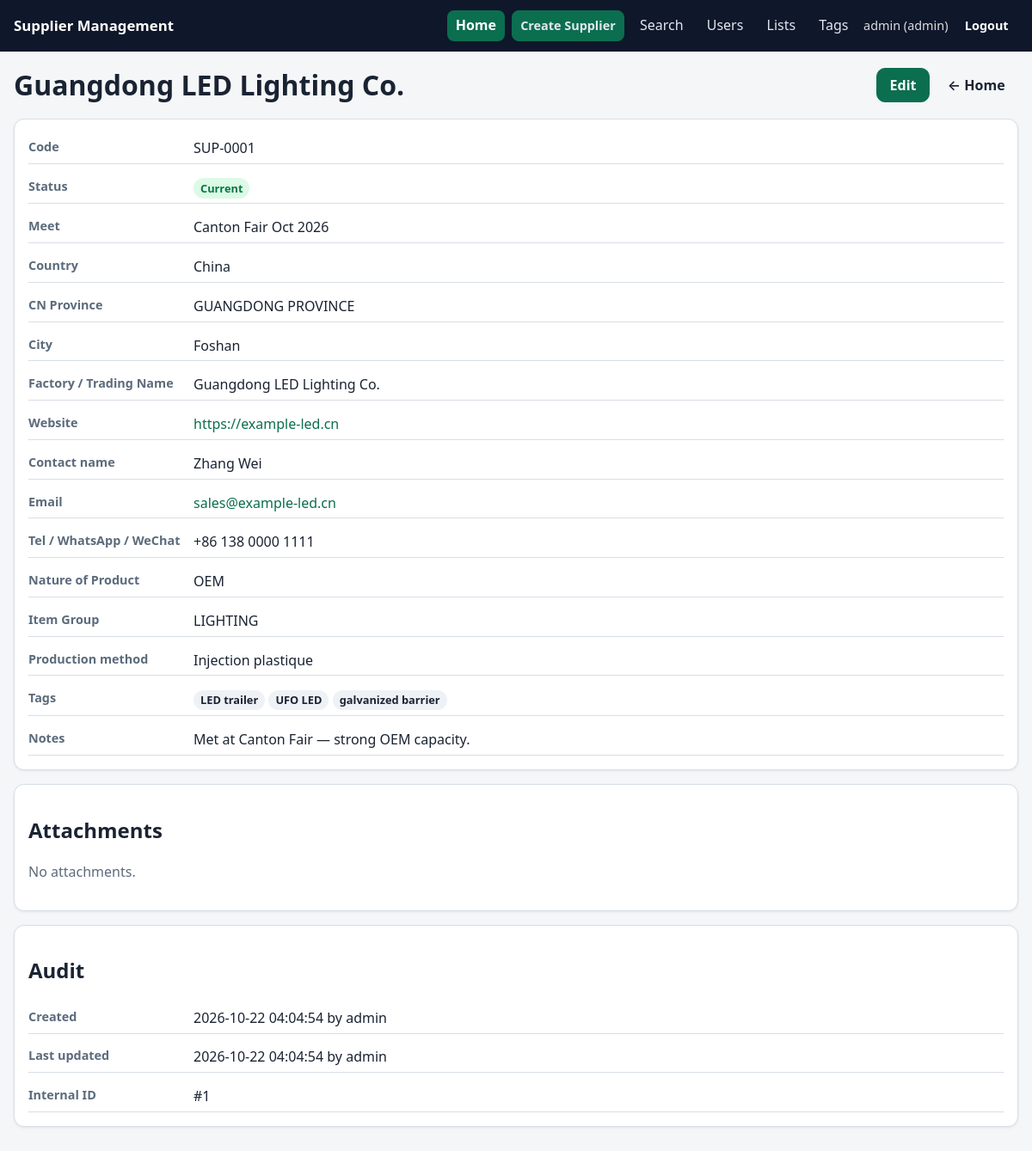
The app's page /suppliers/1 (signed in) with its own data.
### tables this page shows
CREATE TABLE suppliers (
    id_supplier INTEGER PRIMARY KEY AUTOINCREMENT,
    short_code TEXT UNIQUE,
    status TEXT NOT NULL DEFAULT 'Current'
        CHECK(status IN ('Current', 'Prospect', 'Inactive')),
    meet TEXT,
    country TEXT NOT NULL,
    cn_province TEXT,
    city TEXT,
    factory_trading_name TEXT NOT NULL,
    website TEXT,
    contact_name TEXT,
    email TEXT,
    tel_whatsapp_wechat TEXT,
    nature_of_product TEXT,
    item_group_name TEXT,
    production_method TEXT,
    tag_1 TEXT,
    tag_2 TEXT,
    tag_3 TEXT,
    tag_4 TEXT,
    notes TEXT,
    created_at TEXT NOT NULL,
    updated_at TEXT NOT NULL,
    created_by INTEGER REFERENCES users(id),
    updated_by INTEGER REFERENCES users(id)
);

CREATE TABLE users (
    id INTEGER PRIMARY KEY AUTOINCREMENT,
    username TEXT NOT NULL UNIQUE COLLATE NOCASE,
    password_hash TEXT NOT NULL,
    role TEXT NOT NULL CHECK(role IN ('admin', 'standard')),
    is_active INTEGER NOT NULL DEFAULT 1,
    created_at TEXT NOT NULL
);

### app/routers/suppliers.py (the view)
@router.get("/suppliers/{supplier_id}")
def view_supplier(request: Request, supplier_id: int):
    user = current_user(request)
    if not user:
        return login_redirect()
    with db_session() as conn:
        row = conn.execute("SELECT * FROM suppliers WHERE id_supplier = ?", (supplier_id,)).fetchone()
        if not row:
            flash(request, "Supplier not found.", "error")
            return RedirectResponse(url="/", status_code=303)
        supplier = _enrich(dict(row))
        attachments = [
            dict(a)
            for a in conn.execute(
                "SELECT * FROM attachments WHERE supplier_id = ? ORDER BY uploaded_at",
                (supplier_id,),
            ).fetchall()
        ]
        uploader_ids = [a.get("uploaded_by") for a in attachments]
        unames = _username_map(
            conn, supplier.get("created_by"), supplier.get("updated_by"), *uploader_ids
        )
        supplier["created_by_name"] = unames.get(supplier.get("created_by"), "—")
        supplier["updated_by_name"] = unames.get(supplier.get("updated_by"), "—")
        for a in attachments:
            a["uploaded_by_name"] = unames.get(a.get("uploaded_by"), "—")
    return render(
        request,
        "supplier_view.html",
        {
            "supplier": supplier,
            "attachments": attachments,
            "attachment_types": dict(config.ATTACHMENT_TYPES),
            "nav_active": "home",
        },
    )

### app/templates/supplier_view.html (shortened to what this page needs)
{% extends "base.html" %}
{% block content %}
<div class="page-head">
  <h1>{{ supplier.factory_trading_name }}</h1>
  <div class="row-actions">
    <a href="/suppliers/{{ supplier.id_supplier }}/edit" class="btn btn-primary">Edit</a>
    <a href="/" class="btn btn-ghost">← Home</a>
  </div>
</div>
<div class="card view-grid">
  <div class="view-row">
    <span class="view-label">Code</span>
    <span class="view-value">{{ supplier.short_code or '—' }}</span>
  </div>
  <div class="view-row">
    <span class="view-label">Status</span>
    <span class="view-value"><span class="badge badge-{{ supplier.status|lower }}">{{ supplier.status }}</span></span>
  </div>
  <div class="view-row">
    <span class="view-label">Meet</span>
    <span class="view-value">{{ supplier.meet or '—' }}</span>
  </div>
  <div class="view-row">
    <span class="view-label">Country</span>
    <span class="view-value">{{ supplier.country or '—' }}</span>
  </div>
  <div class="view-row">
    <span class="view-label">CN Province</span>
    <span class="view-value">{{ supplier.cn_province or '—' }}</span>
  </div>
  <div class="view-row">
    <span class="view-label">City</span>
    <span class="view-value">{{ supplier.city or '—' }}</span>
  </div>
  <div class="view-row">
    <span class="view-label">Factory / Trading Name</span>
    <span class="view-value">{{ supplier.factory_trading_name }}</span>
  </div>
  <div class="view-row">
    <span class="view-label">Website</span>
    <span class="view-value">{% if supplier.website %}<a href="{{ supplier.website }}" target="_blank" rel="noopener">{{ supplier.website }}</a>{% else %}—{% endif %}</span>
  </div>
  <div class="view-row">
    <span class="view-label">Contact name</span>
    <span class="view-value">{{ supplier.contact_name or '—' }}</span>
  </div>
  <div class="view-row">
    <span class="view-label">Email</span>
    <span class="view-value">{% if supplier.email %}<a href="mailto:{{ supplier.email }}">{{ supplier.email }}</a>{% else %}—{% endif %}</span>
  </div>
  <div class="view-row">
    <span class="view-label">Tel / WhatsApp / WeChat</span>
    <span class="view-value">{{ supplier.tel_whatsapp_wechat or '—' }}</span>
  </div>
  <div class="view-row">
    <span class="view-label">Nature of Product</span>
    <span class="view-value">{{ supplier.nature_of_product or '—' }}</span>
  </div>
  <div class="view-row">
    <span class="view-label">Item Group</span>
    <span class="view-value">{{ supplier.item_group_name or '—' }}</span>
  </div>
  <div class="view-row">
    <span class="view-label">Production method</span>
    <span class="view-value">{{ supplier.production_method or '—' }}</span>
  </div>
  <div class="view-row">
    <span class="view-label">Tags</span>
    <span class="view-value">
      {% if supplier.tag_1 or supplier.tag_2 or supplier.tag_3 or supplier.tag_4 %}
        {% if supplier.tag_1 %}<span class="badge">{{ supplier.tag_1 }}</span>{% endif %}
        {% if supplier.tag_2 %}<span class="badge">{{ supplier.tag_2 }}</span>{% endif %}
        {% if supplier.tag_3 %}<span class="badge">{{ supplier.tag_3 }}</span>{% endif %}
      {% else %}—{% endif %}
    </span>
  </div>
  <div class="view-row">
    <span class="view-label">Notes</span>
    <span class="view-value">{{ supplier.notes or '—' }}</span>
  </div>
</div>
<section class="card">
  <h2>Attachments</h2>
  {% if attachments %}
  <ul class="att-list">
    {% for a in attachments %}
    <li>
      <a href="/attachments/{{ a.id }}/download">{{ a.filename }}</a>
      <span class="badge">{{ attachment_types.get(a.attachment_type, a.attachment_type) }}</span>
      <span class="muted">{{ (a.size_bytes / 1024)|round(1) }} KB · {{ a.uploaded_at }} · {{ a.uploaded_by_name }}</span>
    </li>
    {% endfor %}
  </ul>
  {% else %}
  <p class="muted">No attachments.</p>
  {% endif %}
</section>
<section class="card">
  <h2>Audit</h2>
  <div class="view-grid">
    <div class="view-row">
      <span class="view-label">Created</span>
      <span class="view-value">{{ supplier.created_at }} by {{ supplier.created_by_name }}</span>
    </div>
    <div class="view-row">
      <span class="view-label">Last updated</span>
      <span class="view-value">{{ supplier.updated_at }} by {{ supplier.updated_by_name }}</span>
    </div>
    <div class="view-row">
      <span class="view-label">Internal ID</span>
      <span class="view-value">#{{ supplier.id_supplier }}</span>
    </div>
  </div>
</section>
{% endblock %}

### app/static/style.css (style rules this page uses)
:root { --bg: #f4f6f8; --card: #fff; --text: #1a2332; --muted: #5b6b7c; --primary: #0b6e4f; --primary-hover: #095c42; --danger: #b42318; --warn: #b54708; --border: #d8dee6; --radius: 12px; --shadow: 0 1px 3px rgba(16, 24, 40, 0.08); --touch: 48px; font-family: "Segoe UI", system-ui, -apple-system, sans-serif; }
* { box-sizing: border-box; }
body { margin: 0; background: var(--bg); color: var(--text); line-height: 1.45; }
a { color: var(--primary); text-decoration: none; }
.page-head { display: flex; flex-wrap: wrap; gap: 0.75rem; align-items: center; justify-content: space-between; margin-bottom: 1rem; }
.page-head h1, .page-head h2 { margin: 0; }
.card { background: var(--card); border: 1px solid var(--border); border-radius: var(--radius); padding: 1rem; box-shadow: var(--shadow); margin-bottom: 1rem; }
.muted { color: var(--muted); }
.btn { display: inline-flex; align-items: center; justify-content: center; gap: 0.35rem; min-height: 40px; padding: 0.45rem 0.9rem; border-radius: 10px; border: 1px solid var(--border); background: #fff; color: var(--text); cursor: pointer; text-decoration: none; font-weight: 600; }
.btn-primary { background: var(--primary); border-color: var(--primary); color: #fff; }
.btn-ghost { background: transparent; border-color: transparent; color: inherit; }
.badge { display: inline-block; padding: 0.15rem 0.5rem; border-radius: 999px; background: #eef2f6; font-size: 0.8rem; font-weight: 700; }
.badge-current { background: #dcfae6; color: #067647; }
.view-grid { display: grid; gap: 0.65rem; }
.view-row { display: grid; grid-template-columns: 180px 1fr; gap: 0.75rem; padding: 0.35rem 0; border-bottom: 1px solid var(--border); }
.view-label { color: var(--muted); font-weight: 600; font-size: 0.9rem; }
.view-value { word-break: break-word; }
.row-actions { display: flex; flex-wrap: wrap; gap: 0.35rem; align-items: center; }

### records on screen
suppliers: factory_trading_name "Guangdong LED Lighting Co.", short_code "SUP-0001", status "Current", meet "Canton Fair Oct 2026", country "China", cn_province "GUANGDONG PROVINCE", city "Foshan", website "https://example-led.cn", contact_name "Zhang Wei", email "sales@example-led.cn", tel_whatsapp_wechat "+86 138 0000 1111", nature_of_product "OEM", item_group_name "LIGHTING", production_method "Injection plastique", tag_1 "LED trailer", tag_2 "UFO LED", tag_3 "galvanized barrier", notes "Met at Canton Fair — strong OEM capacity.", created_at "2026-10-22 04:04:54", updated_at "2026-10-22 04:04:54"
users: created_by_name "admin", updated_by_name "admin"

### other values on screen
{{ user.username }} "admin"
{{ user.role }} "admin"
{{ supplier.id_supplier }} "1"
